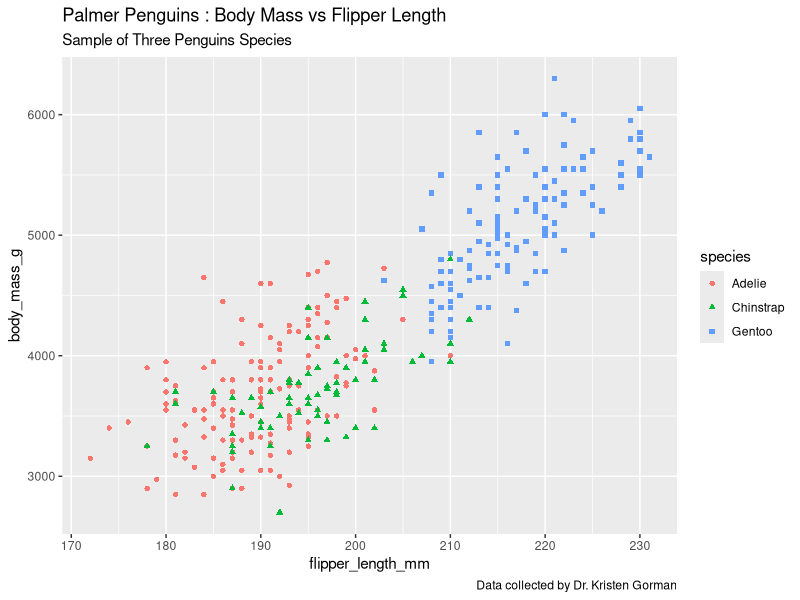
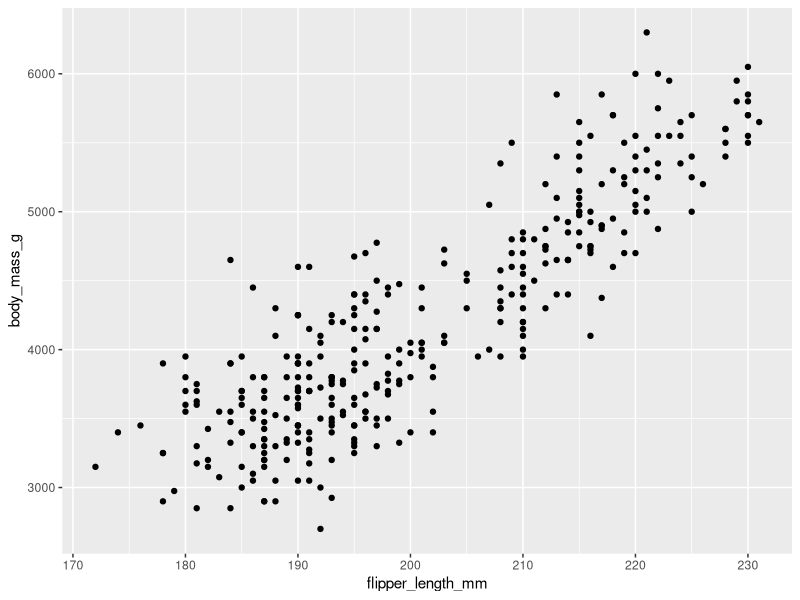

Generate these figures, in order, with R:
## ---- chunk 1
library(tidyverse)
library(palmerpenguins)

ggplot(data = penguins) + 
  geom_point(mapping = aes(x=flipper_length_mm, y = body_mass_g,color=species,shape=species)) +
  labs(title = "Palmer Penguins : Body Mass vs Flipper Length", subtitle = "Sample of Three Penguins Species", 
       caption = "Data collected by Dr. Kristen Gorman")

## ---- chunk 2

library(ggplot2)

library(palmerpenguins)

data(penguins)

View(penguins)

## ---- chunk 3

ggplot(data = penguins) +

geom_point(mapping = aes(x = flipper_length_mm, y = body_mass_g))

